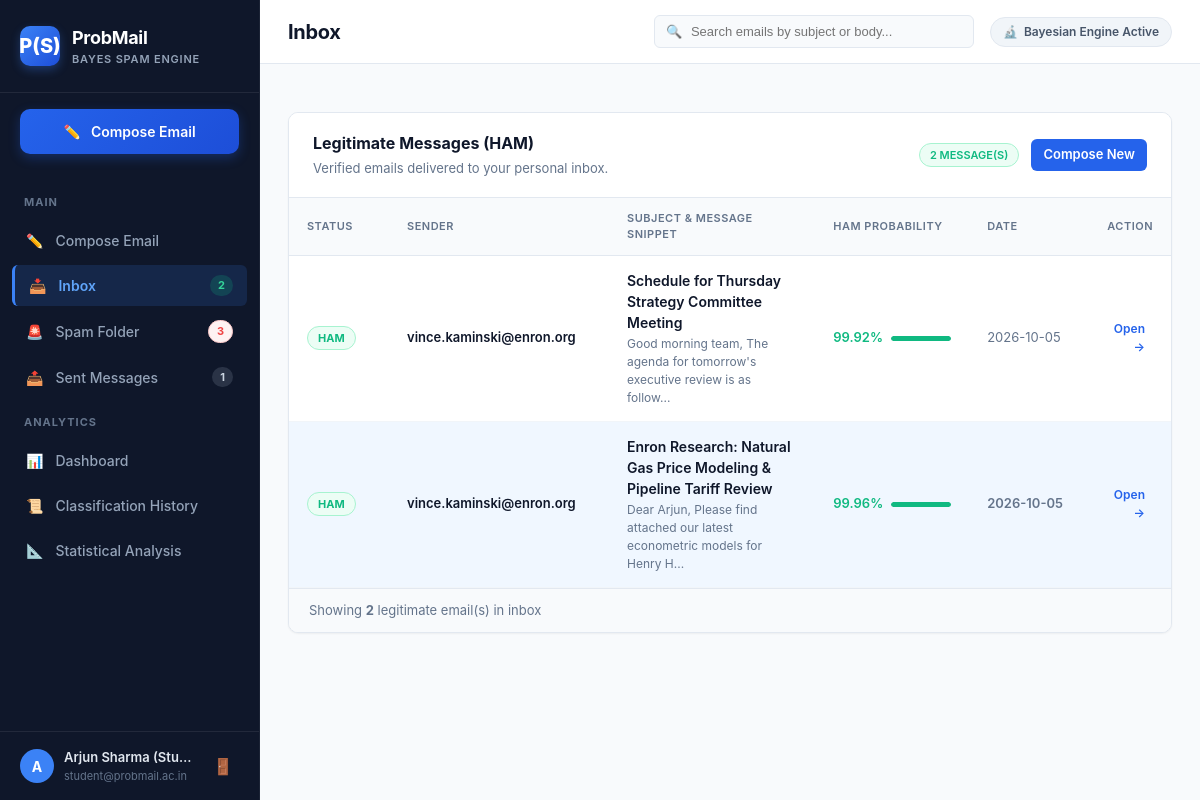
The page /inbox (signed in) on the database as committed earlier.
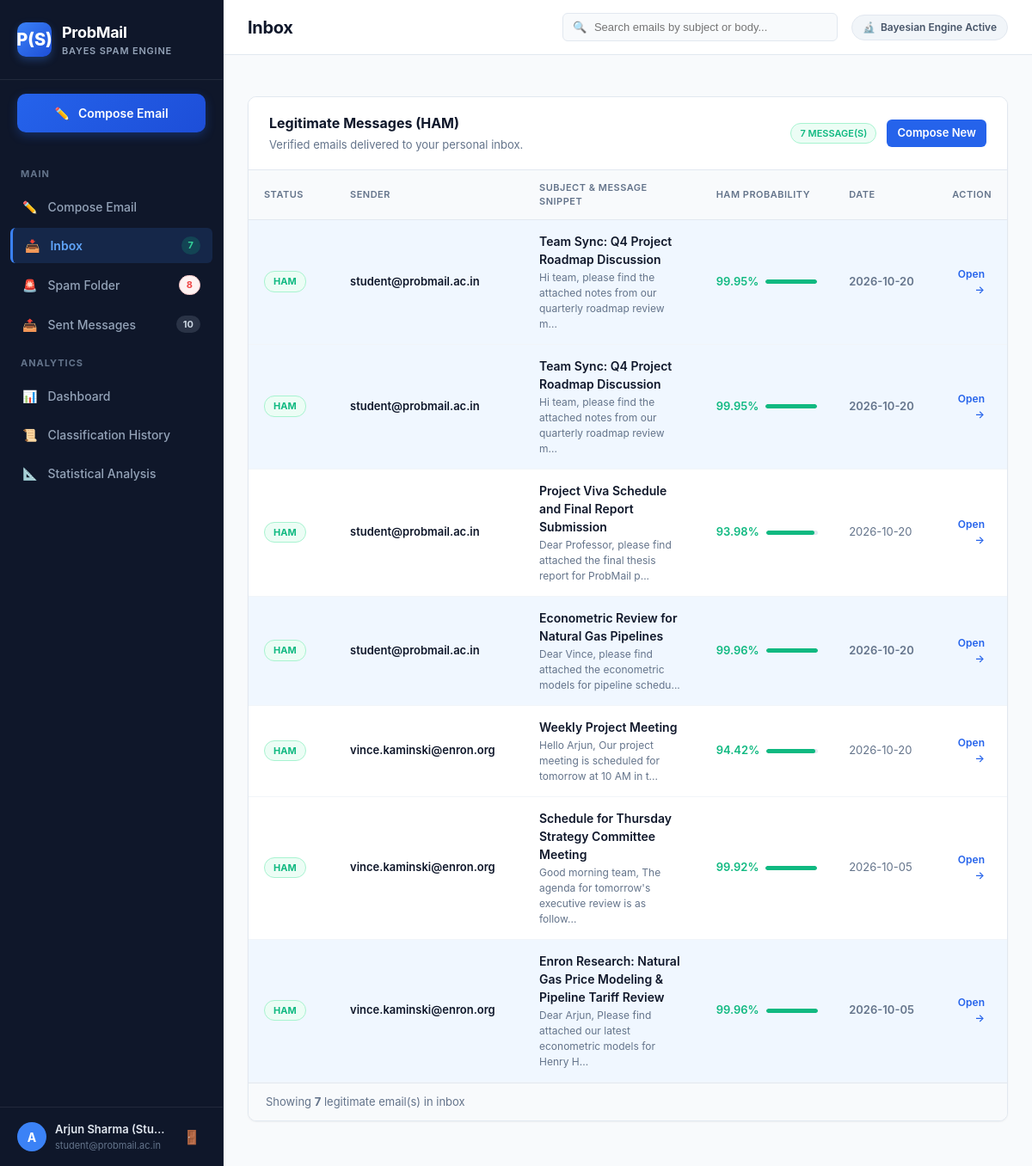
The same page on the database as committed later.
### tables this page shows
CREATE TABLE users (
        id INTEGER PRIMARY KEY AUTOINCREMENT,
        name TEXT NOT NULL,
        email TEXT UNIQUE NOT NULL,
        password TEXT NOT NULL,
        created_at TIMESTAMP DEFAULT CURRENT_TIMESTAMP
    );

CREATE TABLE emails (
        id INTEGER PRIMARY KEY AUTOINCREMENT,
        sender_id INTEGER NOT NULL,
        receiver_id INTEGER NOT NULL,
        sender_email TEXT NOT NULL,
        receiver_email TEXT NOT NULL,
        subject TEXT NOT NULL,
        body TEXT NOT NULL,
        prediction TEXT NOT NULL,
        spam_probability REAL NOT NULL,
        ham_probability REAL NOT NULL,
        folder TEXT NOT NULL,
        is_read INTEGER DEFAULT 0,
        indicators_json TEXT DEFAULT '[]',
        top_words_json TEXT DEFAULT '[]',
        created_at TIMESTAMP DEFAULT CURRENT_TIMESTAMP,
        FOREIGN KEY (sender_id) REFERENCES users (id) ON DELETE CASCADE,
        FOREIGN KEY (receiver_id) REFERENCES users (id) ON DELETE CASCADE
    );

### app.py (the view)
@app.route("/inbox")
@login_required
def inbox():
    user_id = session["user_id"]
    query = request.args.get("q", "")
    emails = EmailModel.get_emails_for_user(user_id, folder="inbox", search_query=query)
    return render_template("inbox.html", active_page="inbox", emails=emails, search_query=query)

### app.py (called while the page is built, shortened)
def verify_auth_token(token):
    if not token:
        return None
    try:
        data = AUTH_SERIALIZER.loads(token)
        return data.get("user_id")
    except Exception:
        return None

@app.before_request
def check_token_auth():
    token = request.args.get("token") or request.cookies.get("probmail_token") or request.headers.get("X-Auth-Token")
    if token:
        uid = verify_auth_token(token)
        if uid:
            user = UserModel.get_by_id(uid)
            if user:
                session["user_id"] = user["id"]
                session["user_name"] = user["name"]
                session["user_email"] = user["email"]
                session["auth_token"] = token
                session.permanent = True

def login_required(f):
    @wraps(f)
    def decorated_function(*args, **kwargs):
        return f(*args, **kwargs)
    return decorated_function

@app.context_processor
def inject_global_data():
    if "user_id" in session:
        user_id = session["user_id"]
        counts = EmailModel.get_folder_counts(user_id)
        token = session.get("auth_token") or generate_auth_token(user_id)
        return {
            "folder_counts": counts,
            "current_user_id": user_id,
            "current_user_name": session.get("user_name", "Student"),
            "current_user_email": session.get("user_email", ""),
            "auth_token": token
        }
    return {"folder_counts": None, "auth_token": ""}

### database.py (called while the page is built)
def get_db():
    conn = sqlite3.connect(DB_PATH)
    conn.row_factory = sqlite3.Row
    conn.execute("PRAGMA foreign_keys = ON")
    return conn

### models.py (called while the page is built)
    @staticmethod
    def get_by_id(user_id):
        conn = get_db()
        cursor = conn.cursor()
        cursor.execute("SELECT id, name, email, created_at FROM users WHERE id = ?", (user_id,))
        row = cursor.fetchone()
        conn.close()
        return dict(row) if row else None

### templates/inbox.html (shortened to what this page needs)
{% extends "base.html" %}
{% block page_title %}Inbox{% endblock %}
{% block content %}
<div class="card">
    <div class="card-header" style="display: flex; justify-content: space-between; align-items: center; flex-wrap: wrap; gap: 12px;">
        <div>
            <h2 class="card-title">Legitimate Messages (HAM)</h2>
            <p class="card-subtitle">Verified emails delivered to your personal inbox.</p>
        </div>
        <div class="mailbox-meta-right">
            <span class="badge-status-ham font-semibold">{{ emails|length }} Message(s)</span>
            <a href="{{ url_for('compose_email') }}" class="btn-primary btn-sm">
                <span>Compose New</span>
            </a>
        </div>
    </div>
    <div class="card-body p-0">
        {% if emails %}
        <div class="table-responsive">
            <table class="app-table">
                <thead>
                    <tr>
                        <th style="width: 100px;">Status</th>
                        <th style="width: 220px;">Sender</th>
                        <th>Subject & Message Snippet</th>
                        <th style="width: 140px;">Ham Probability</th>
                        <th style="width: 110px;">Date</th>
                        <th style="width: 90px; text-align: right;">Action</th>
                    </tr>
                </thead>
                <tbody>
                    {% for email in emails %}
                    <tr class="table-row-clickable {% if not email.is_read %}row-unread{% endif %}" onclick="window.location.href='{{ url_for('view_email', email_id=email.id) }}'">
                        <td>
                            <span class="badge-status-ham">HAM</span>
                        </td>
                        <td class="text-sm font-semibold text-truncate" style="max-width: 220px;" title="{{ email.sender_email }}">
                            {{ email.sender_email }}
                        </td>
                        <td>
                            <div class="table-subject">{{ email.subject }}</div>
                            <div class="table-snippet">{{ email.body[:75] }}...</div>
                        </td>
                        <td>
                            <div class="prob-mini-box">
                                <span class="text-ham font-semibold text-sm">{{ email.ham_probability }}%</span>
                                <div class="progress-track" style="height: 5px; width: 60px;">
                                    <div class="progress-bar bar-ham" style="width: {{ email.ham_probability }}%;"></div>
                                </div>
                            </div>
                        </td>
                        <td class="text-muted text-sm whitespace-nowrap">
                            {{ email.created_at[:10] }}
                        </td>
                        <td style="text-align: right;">
                            <a href="{{ url_for('view_email', email_id=email.id) }}" class="btn-table-action" onclick="event.stopPropagation();">
                                Open &rarr;
                            </a>
                        </td>
                    </tr>
                    {% endfor %}
                </tbody>
            </table>
        </div>
        <div class="table-footer-bar">
            <span class="text-muted text-sm">Showing <strong>{{ emails|length }}</strong> legitimate email(s) in inbox</span>
        </div>
        {% endif %}
    </div>
</div>
{% endblock %}

### templates/base.html (shortened to what this page needs)
<!DOCTYPE html>
<html lang="en">
<head>
    <link rel="stylesheet" href="{{ url_for('static', filename='css/style.css') }}">
</head>
<body>
    <div class="app-container">
        <aside class="sidebar">
            <div class="sidebar-header">
                <div class="logo-container">
                    <div class="logo-badge">P(S)</div>
                    <div>
                        <div class="logo-title">ProbMail</div>
                        <div class="logo-subtitle">Bayes Spam Engine</div>
                    </div>
                </div>
            </div>
            <div class="compose-cta">
                <a href="{{ url_for('compose_email') }}" class="btn-compose">
                    <span>✏️</span> Compose Email
                </a>
            </div>
            <nav class="sidebar-nav">
                <div class="nav-section-title">Main</div>
                <a href="{{ url_for('compose_email') }}" class="nav-item {% if active_page == 'compose' %}active{% endif %}">
                    <div class="nav-item-left">
                        <span>✏️</span> <span>Compose Email</span>
                    </div>
                </a>
                <a href="{{ url_for('inbox') }}" class="nav-item {% if active_page == 'inbox' %}active{% endif %}">
                    <div class="nav-item-left">
                        <span>📥</span> <span>Inbox</span>
                    </div>
                    {% if folder_counts and folder_counts.inbox_total > 0 %}
                    <span id="sidebarBadgeInbox" class="nav-badge badge-inbox">{{ folder_counts.inbox_total }}</span>
                    {% else %}
                    <span id="sidebarBadgeInbox" class="nav-badge badge-inbox" style="display: none;">0</span>
                    {% endif %}
                </a>
                <a href="{{ url_for('spam_folder') }}" class="nav-item {% if active_page == 'spam' %}active{% endif %}">
                    <div class="nav-item-left">
                        <span>🚨</span> <span>Spam Folder</span>
                    </div>
                    {% if folder_counts and folder_counts.spam_total > 0 %}
                    <span id="sidebarBadgeSpam" class="nav-badge badge-spam">{{ folder_counts.spam_total }}</span>
                    {% else %}
                    <span id="sidebarBadgeSpam" class="nav-badge badge-spam" style="display: none;">0</span>
                    {% endif %}
                </a>
                <a href="{{ url_for('sent_folder') }}" class="nav-item {% if active_page == 'sent' %}active{% endif %}">
                    <div class="nav-item-left">
                        <span>📤</span> <span>Sent Messages</span>
                    </div>
                    {% if folder_counts and folder_counts.sent_total > 0 %}
                    <span id="sidebarBadgeSent" class="nav-badge" style="background: rgba(148, 163, 184, 0.2); color: #cbd5e1;">{{ folder_counts.sent_total }}</span>
                    {% else %}
                    <span id="sidebarBadgeSent" class="nav-badge" style="background: rgba(148, 163, 184, 0.2); color: #cbd5e1; display: none;">0</span>
                    {% endif %}
                </a>
                <div class="nav-section-title">Analytics</div>
                <a href="{{ url_for('dashboard') }}" class="nav-item {% if active_page == 'dashboard' %}active{% endif %}">
                    <div class="nav-item-left">
                        <span>📊</span> <span>Dashboard</span>
                    </div>
                </a>
                <a href="{{ url_for('classification_history') }}" class="nav-item {% if active_page == 'history' %}active{% endif %}">
                    <div class="nav-item-left">
                        <span>📜</span> <span>Classification History</span>
                    </div>
                </a>
                <a href="{{ url_for('statistics_page') }}" class="nav-item {% if active_page == 'statistics' %}active{% endif %}">
                    <div class="nav-item-left">
                        <span>📐</span> <span>Statistical Analysis</span>
                    </div>
                </a>
            </nav>
            <div class="sidebar-footer">
                <div class="user-profile-brief">
                    <div class="user-avatar">{{ (session.get('user_name', 'U'))[0] | upper }}</div>
                    <div>
                        <div class="user-name-small">{{ session.get('user_name', 'User') }}</div>
                        <div class="user-email-small">{{ session.get('user_email', '') }}</div>
                    </div>
                </div>
                <a href="{{ url_for('logout') }}" class="btn-logout" title="Logout">🚪</a>
            </div>
        </aside>
        <main class="main-content">
            <header class="top-navbar">
                <div class="top-navbar-left">
                    <h1 class="page-title">{% block page_title %}Dashboard{% endblock %}</h1>
                </div>
                <div class="top-navbar-right">
                    <div class="search-box-container">
                        <span class="search-icon">🔍</span>
                        <input type="text" id="liveSearchInput" class="search-input" placeholder="Search emails by subject or body..." value="{{ search_query or '' }}">
                    </div>
                    <div class="academic-badge">
                        <span>🔬</span> Bayesian Engine Active
                    </div>
                </div>
            </header>
            <div class="content-body">
                {% block content %}{% endblock %}
            </div>
        </main>
    </div>
</body>
</html>

Rows that differ between the two databases and show on the page:
added emails: sender_email "student@probmail.ac.in", subject "Team Sync: Q4 Project Roadmap Discussion", body "Hi team, please find the attached notes from our quarterly roadmap review m", ham_probability "99.95", created_at "2026-10-20"
added emails: sender_email "student@probmail.ac.in", subject "Team Sync: Q4 Project Roadmap Discussion", body "Hi team, please find the attached notes from our quarterly roadmap review m", ham_probability "99.95", created_at "2026-10-20"
added emails: sender_email "student@probmail.ac.in", subject "Project Viva Schedule and Final Report Submission", body "Dear Professor, please find attached the final thesis report for ProbMail p", ham_probability "93.98", created_at "2026-10-20", is_read 1 (drawn)
added emails: sender_email "student@probmail.ac.in", subject "Econometric Review for Natural Gas Pipelines", body "Dear Vince, please find attached the econometric models for pipeline schedu", ham_probability "99.96", created_at "2026-10-20"
added emails: sender_email "vince.kaminski@enron.org", subject "Weekly Project Meeting", body "Hello Arjun, Our project meeting is scheduled for tomorrow at 10 AM in t", ham_probability "94.42", created_at "2026-10-20", is_read 1 (drawn)
Other text that changed with them:
{{ folder_counts.inbox_total }}: "2" → "7"
{{ folder_counts.spam_total }}: "3" → "8"
{{ folder_counts.sent_total }}: "1" → "10"
{{ emails|length }}: "2" → "7"
